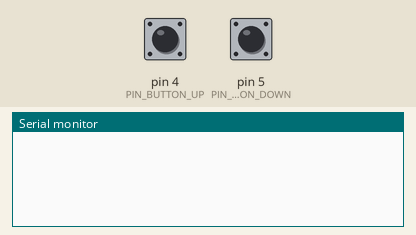
Simulated run of this sketch. Board: Arduino Uno, built with avr-gcc and run on an emulated ATmega328P. Parts: the last lines printed to the serial monitor. The test bench sets the inputs (shaded band); at power-on: pin 4 (PIN_BUTTON_UP) HIGH, pin 5 (PIN_BUTTON_DOWN) HIGH.

Above: at 1.2 s.
1.3 s: pin 4 (PIN_BUTTON_UP) pulled LOW for 0.15 s
At 2.1 s:
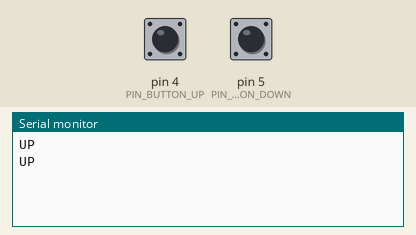
2.9 s: pin 5 (PIN_BUTTON_DOWN) pulled LOW for 0.15 s
At 4.5 s:
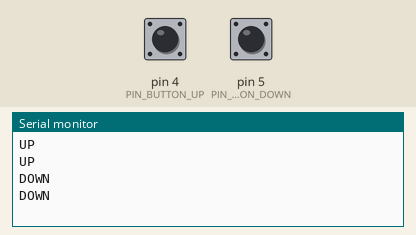

The sketch:

Joystick_arcade.ino
```cpp
const byte PIN_BUTTON_SELECT = 2;
const byte PIN_BUTTON_RIGHT = 3;
const byte PIN_BUTTON_UP = 4;
const byte PIN_BUTTON_DOWN = 5;
const byte PIN_BUTTON_LEFT = 6;


void setup()
{
  Serial.begin(9600);// Begin the serial monitor at 9600bps
 pinMode(PIN_BUTTON_UP, INPUT);
  digitalWrite(PIN_BUTTON_UP, HIGH);

  pinMode(PIN_BUTTON_DOWN, INPUT);
  digitalWrite(PIN_BUTTON_DOWN, HIGH);
}


void loop()
{
  if (digitalRead(PIN_BUTTON_DOWN)==LOW)
  {
   Serial.println("DOWN");

  }
  if (digitalRead(PIN_BUTTON_UP)==LOW)
  {
   Serial.println("UP");
  }
  delay(100);
}
```

Measured:
- after the input at 1.3 s, the serial monitor: prints a new line at once (image 1)
- after the input at 2.9 s, the serial monitor: prints a new line at once (image 2)
